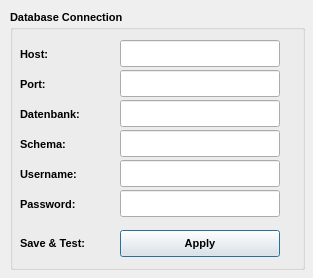
<?xml version="1.0" encoding="UTF-8"?>
<ui version="4.0">
    <class>fivegla_visualization_settings_DialogBase</class>
    <widget class="QDialog" name="fivegla_visualization_settings_DialogBase">
        <property name="geometry">
            <rect>
                <x>0</x>
                <y>0</y>
                <width>313</width>
                <height>278</height>
            </rect>
        </property>
        <property name="windowTitle">
            <string>5GLa Visualization Settings</string>
        </property>
        <widget class="QGroupBox" name="groupBox">
            <property name="geometry">
                <rect>
                    <x>10</x>
                    <y>10</y>
                    <width>295</width>
                    <height>260</height>
                </rect>
            </property>
            <property name="font">
                <font>
                    <pointsize>8</pointsize>
                    <weight>75</weight>
                    <bold>true</bold>
                </font>
            </property>
            <property name="title">
                <string>Database Connection</string>
            </property>
            <widget class="QLabel" name="label_2">
                <property name="geometry">
                    <rect>
                        <x>10</x>
                        <y>66</y>
                        <width>80</width>
                        <height>16</height>
                    </rect>
                </property>
                <property name="font">
                    <font>
                        <pointsize>8</pointsize>
                        <weight>75</weight>
                        <bold>true</bold>
                    </font>
                </property>
                <property name="text">
                    <string>Port:</string>
                </property>
            </widget>
            <widget class="QLabel" name="label">
                <property name="geometry">
                    <rect>
                        <x>10</x>
                        <y>36</y>
                        <width>80</width>
                        <height>16</height>
                    </rect>
                </property>
                <property name="font">
                    <font>
                        <pointsize>8</pointsize>
                        <weight>75</weight>
                        <bold>true</bold>
                    </font>
                </property>
                <property name="text">
                    <string>Host:</string>
                </property>
            </widget>
            <widget class="QLabel" name="label_3">
                <property name="geometry">
                    <rect>
                        <x>10</x>
                        <y>96</y>
                        <width>80</width>
                        <height>16</height>
                    </rect>
                </property>
                <property name="font">
                    <font>
                        <pointsize>8</pointsize>
                        <weight>75</weight>
                        <bold>true</bold>
                    </font>
                </property>
                <property name="text">
                    <string>Datenbank:</string>
                </property>
            </widget>
            <widget class="QLabel" name="label_4">
                <property name="geometry">
                    <rect>
                        <x>10</x>
                        <y>126</y>
                        <width>80</width>
                        <height>16</height>
                    </rect>
                </property>
                <property name="font">
                    <font>
                        <pointsize>8</pointsize>
                        <weight>75</weight>
                        <bold>true</bold>
                    </font>
                </property>
                <property name="text">
                    <string>Schema:</string>
                </property>
            </widget>
            <widget class="QLabel" name="label_5">
                <property name="geometry">
                    <rect>
                        <x>10</x>
                        <y>156</y>
                        <width>80</width>
                        <height>16</height>
                    </rect>
                </property>
                <property name="font">
                    <font>
                        <pointsize>8</pointsize>
                        <weight>75</weight>
                        <bold>true</bold>
                    </font>
                </property>
                <property name="text">
                    <string>Username:</string>
                </property>
            </widget>
            <widget class="QLabel" name="label_6">
                <property name="geometry">
                    <rect>
                        <x>10</x>
                        <y>186</y>
                        <width>80</width>
                        <height>16</height>
                    </rect>
                </property>
                <property name="font">
                    <font>
                        <pointsize>8</pointsize>
                        <weight>75</weight>
                        <bold>true</bold>
                    </font>
                </property>
                <property name="text">
                    <string>Password:</string>
                </property>
            </widget>
            <widget class="QgsPasswordLineEdit" name="passwordline">
                <property name="geometry">
                    <rect>
                        <x>110</x>
                        <y>180</y>
                        <width>160</width>
                        <height>27</height>
                    </rect>
                </property>
            </widget>
            <widget class="QLineEdit" name="textlineHost">
                <property name="geometry">
                    <rect>
                        <x>110</x>
                        <y>30</y>
                        <width>160</width>
                        <height>27</height>
                    </rect>
                </property>
            </widget>
            <widget class="QLineEdit" name="textlinePort">
                <property name="geometry">
                    <rect>
                        <x>110</x>
                        <y>60</y>
                        <width>160</width>
                        <height>27</height>
                    </rect>
                </property>
            </widget>
            <widget class="QLineEdit" name="textlineDatabase">
                <property name="geometry">
                    <rect>
                        <x>110</x>
                        <y>90</y>
                        <width>160</width>
                        <height>27</height>
                    </rect>
                </property>
            </widget>
            <widget class="QLineEdit" name="textlineSchema">
                <property name="geometry">
                    <rect>
                        <x>110</x>
                        <y>120</y>
                        <width>160</width>
                        <height>27</height>
                    </rect>
                </property>
            </widget>
            <widget class="QLineEdit" name="textlineUsername">
                <property name="geometry">
                    <rect>
                        <x>110</x>
                        <y>150</y>
                        <width>160</width>
                        <height>27</height>
                    </rect>
                </property>
            </widget>
            <widget class="QPushButton" name="btnSaveDbCredentials">
                <property name="geometry">
                    <rect>
                        <x>110</x>
                        <y>220</y>
                        <width>160</width>
                        <height>27</height>
                    </rect>
                </property>
                <property name="font">
                    <font>
                        <pointsize>8</pointsize>
                        <weight>75</weight>
                        <bold>true</bold>
                    </font>
                </property>
                <property name="text">
                    <string>Apply</string>
                </property>
            </widget>
            <widget class="QLabel" name="label_7">
                <property name="geometry">
                    <rect>
                        <x>10</x>
                        <y>218</y>
                        <width>101</width>
                        <height>31</height>
                    </rect>
                </property>
                <property name="text">
                    <string>Save &amp; Test:</string>
                </property>
            </widget>
            <zorder>passwordline</zorder>
            <zorder>label_2</zorder>
            <zorder>label</zorder>
            <zorder>label_3</zorder>
            <zorder>label_4</zorder>
            <zorder>label_5</zorder>
            <zorder>label_6</zorder>
            <zorder>textlineHost</zorder>
            <zorder>textlinePort</zorder>
            <zorder>textlineDatabase</zorder>
            <zorder>textlineSchema</zorder>
            <zorder>textlineUsername</zorder>
            <zorder>btnSaveDbCredentials</zorder>
            <zorder>label_7</zorder>
        </widget>
    </widget>
    <customwidgets>
        <customwidget>
            <class>QgsPasswordLineEdit</class>
            <extends>QLineEdit</extends>
            <header>qgspasswordlineedit.h</header>
        </customwidget>
    </customwidgets>
    <tabstops>
        <tabstop>textlineHost</tabstop>
        <tabstop>textlinePort</tabstop>
        <tabstop>textlineDatabase</tabstop>
        <tabstop>textlineSchema</tabstop>
        <tabstop>textlineUsername</tabstop>
        <tabstop>passwordline</tabstop>
        <tabstop>btnSaveDbCredentials</tabstop>
    </tabstops>
    <resources/>
    <connections/>
</ui>
